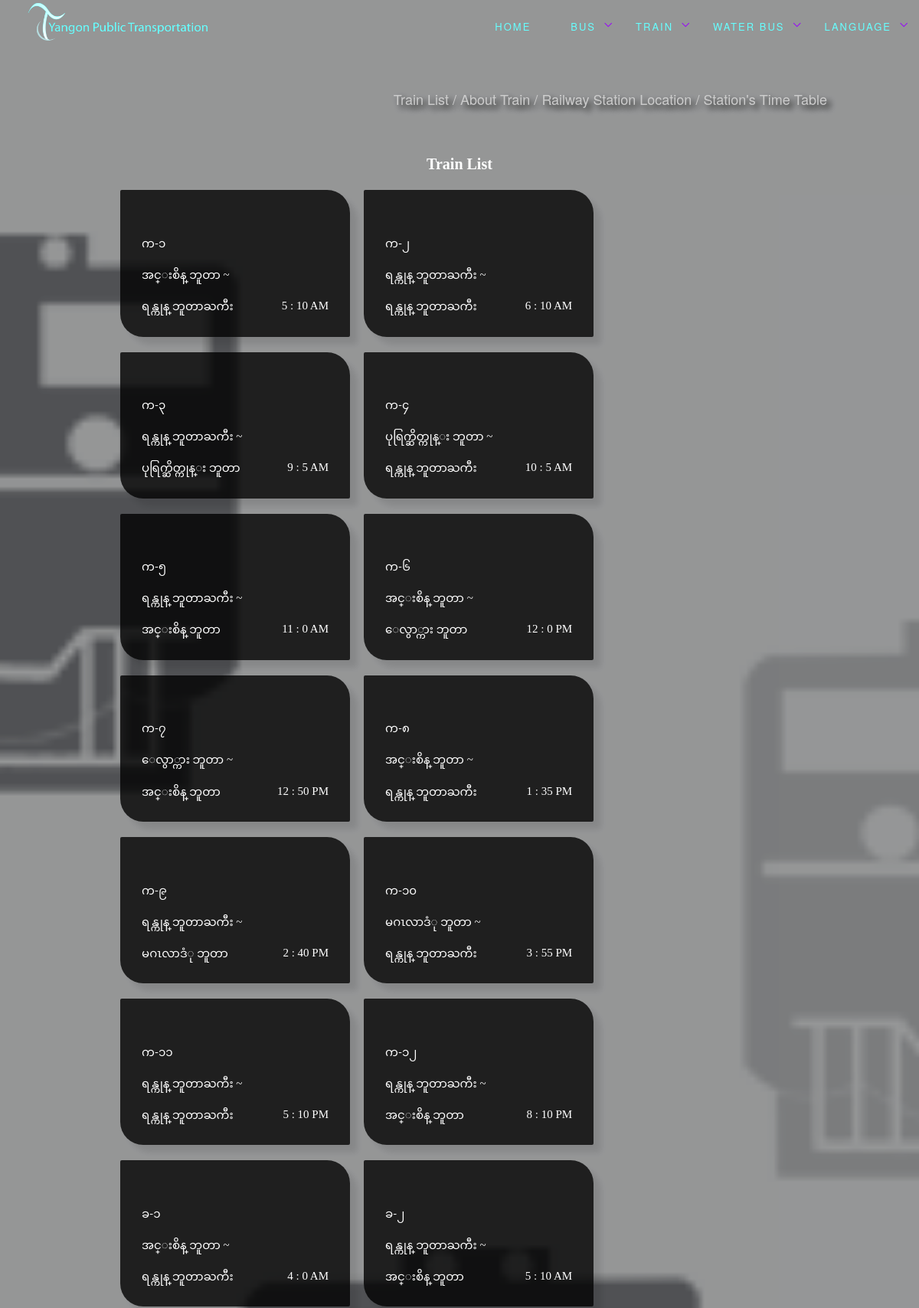
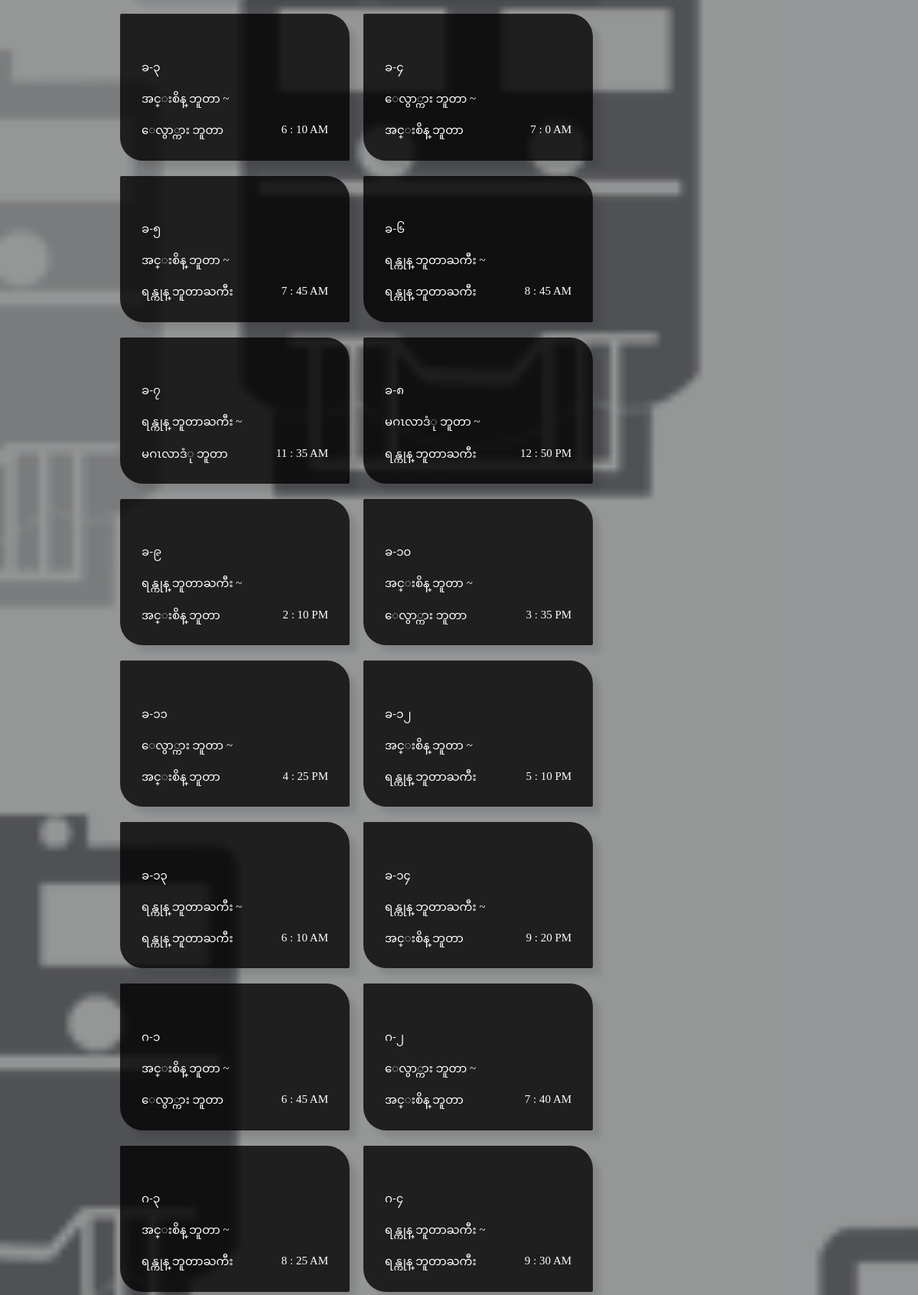
The app's page /pages/trainmyanmar.php (upper part) with its own data (2 pictures, top to bottom).
### tables this page shows
CREATE TABLE `train` (
  `trainid` int(50) NOT NULL,
  `trainno` varchar(50) DEFAULT NULL,
  `trainno_myanmar` varchar(50) NOT NULL,
  `trainroute` varchar(1000) NOT NULL,
  `trainroute_myanmar` varchar(1000) NOT NULL,
  `traintime_hour` int(50) NOT NULL,
  `traintime_minute` int(50) NOT NULL,
  `traintime` enum('AM','PM') NOT NULL
);

### pages/getquerytrain.php (called while the page is built, shortened)
<?php
require_once "DataObject.class.php";
class Train extends DataObject {
  public static function getTrainNo() {
    $conn = parent::connect();
    $sql = "SELECT SQL_CALC_FOUND_ROWS * FROM " . TBL_train ;
    try {
      $conn->query("set character_set_results='utf8'");
      $st = $conn->prepare( $sql );      $st->execute();
      $trainno = array();
      foreach ( $st->fetchAll() as $row ) {
        $trainno[] = new Train( $row );
      }
      return array( $trainno);
    } catch ( PDOException $e ) {
      parent::disconnect( $conn );
      die( "Query failed: " . $e->getMessage() );
    }
  }
  }
  ?>

### pages/trainmyanmar.php (the view, shortened to what this page needs)
<?php
require_once ("DataObject.class.php");
require_once('menumyanmar.php');
require_once( "getquerytrain.php" );
list($trainno) = Train::getTrainNo();
?>
 <section class="trainListBG">
<div class="mainfirst6">
 <a href="trainmyanmar.php" class="smallcategorylink"><h4 class="smallcategory"  style="margin-top: 10%;">Train List / </a><a href="aboutwaterbusmyanmar.php" class="smallcategorylink">About Train / </a><a href="railwaystationlocationmyanmar.php" class="smallcategorylink">Railway Station Location / </a><a href="station_time_tablemyanmar.php" class="smallcategorylink">Station's Time Table </a></h4>
<div class="main-box" style="margin-top: 3%">
       <p class="aboutHeader text-center">Train List</p>
<?php
foreach ( $trainno as $trainno ) {
?>
<a href="traindetailmyanmar.php?trainid=<?php echo $trainno->getValueEncoded( "trainid" ) ?>">
          <div class="box-style imagebox">
            <div class="textbox">
            <h2></h2>
              <p>Train Number</p><h2><?php echo $trainno->getValueEncoded( "trainno_myanmar" ) ?><br></h2>
               <?php
      $length= $trainno->getValueEncoded( "trainroute_myanmar" ) ;
      $array=explode("-", $length);
      $len=count($array);
      echo "<p>From</p>  <span class='span-fontsize myanfont'>".$array[0]." ~ <p>to</p> <span class='span-fontsize myanfont'> ".$array[$len-1];?>
      <span class='span-fontsize' style="float: right;"><?php echo $trainno->getValueEncoded( "traintime_hour" ) ?> : <?php echo $trainno->getValueEncoded( "traintime_minute" ) ?> <?php echo $trainno->getValueEncoded( "traintime" ) ?></span>
            </div>
    </div>
    </a>
<?php
}
?>
    </div>
    </div>
</section>
<?php echo DataObject::footer(); ?>

### css/style.css (style rules this page uses)
.myanfont { font-family: 'Zawgyi-One' !important; }

### css/main.css (style rules this page uses)
section.trainListBG { height: auto; background:url(../image/bgtrainicon.png); }
section.trainListBG,section.sec4,section.sec5,section.waterbuslListBG,section.sec6,section.busListBG { position: relative; width: 100%; overflow: hidden; -webkit-background-size: cover; -moz-background-size: cover; -o-background-size: cover; background-size: cover; background-attachment: fixed; background-position: center; background-repeat: no-repeat; }
.mainfirst6 { background: rgba(0, 0, 0, 0.4); z-index: 1; }
.traindetail,.waterbusdetail,.busdetail,.mainfirst6 { position:relative; width: 100%; overflow: hidden; min-height: 100% !important; -webkit-background-size: cover; -moz-background-size: cover; -o-background-size: cover; background-size: cover; background-attachment: fixed; background-position: center; background-repeat: no-repeat; }
.aboutHeader { color: #fff;font-size: 20px;font-family: 'Italic';font-weight: bolder; }
body { background: rgba(0, 0, 0, 0.3); color: #fff; }
.main-box { position: relative; margin: 0 auto; padding: 1em 2em; max-width: 100%; margin: 0 10%;float: left; }
.imagebox { position: relative; float: left; margin: 10px 1%; min-width: 150px; max-width: 300px; max-height: 400px; width: 48%; height: 48%; border-radius: 2px 30px; overflow: hidden; box-shadow:10px 10px 8px rgba(0,0,0,0.1); transition: 0.5s; }
.textbox { padding: 2em; color: #fff; position: relative; top: 0; left: 0; width: 100%; height: 100%; }
.span-fontsize { font-size: 15px; }
.box-style { background: rgba(0, 0, 0, 0.8); }
.box-style h2 { position: relative; overflow: hidden; padding: 5px 0; font-size: 15px; margin: 0; }
.box-style h2::after { position: absolute; bottom: 0; left: 0; width: 100%; height: 2px; background: #90f; content: ''; -webkit-transition: -webkit-transform 0.35s; transition: transform 0.35s; -webkit-transform: translate3d(100%,0,0); transform: translate3d(100%,0,0); }
body { margin:0; padding: 0; background: #545557; transition: 0.5s; }
.smallcategory { margin-right: 10%;float: right;position: relative;text-decoration: none; }
.smallcategorylink { color: #ccc;;text-decoration: none;transition: 0.2s;text-shadow: 5px 5px 8px #000; }

### records on screen
train: trainno_myanmar "က-၁", trainroute_myanmar "အင္းစိန္ ဘူတာ", trainroute_myanmar "ရန္ကုန္ ဘူတာႀကီး", traintime_hour "5", traintime_minute "10", traintime "AM"
train: trainno_myanmar "က-၂", array "ရန္ကုန္ ဘူတာႀကီး", len "ရန္ကုန္ ဘူတာႀကီး", traintime_hour "6", traintime_minute "10", traintime "AM"
train: trainno_myanmar "က-၃", trainroute_myanmar "ရန္ကုန္ ဘူတာႀကီး", trainroute_myanmar "ပုရြက္ဆိတ္ကုန္း ဘူတာ", traintime_hour "9", traintime_minute "5", traintime "AM"
train: trainno_myanmar "က-၄", trainroute_myanmar "ပုရြက္ဆိတ္ကုန္း ဘူတာ", trainroute_myanmar "ရန္ကုန္ ဘူတာႀကီး", traintime_hour "10", traintime_minute "5", traintime "AM"
train: trainno_myanmar "က-၅", trainroute_myanmar "ရန္ကုန္ ဘူတာႀကီး", trainroute_myanmar "အင္းစိန္ ဘူတာ", traintime_hour "11", traintime_minute "0", traintime "AM"
train: trainno_myanmar "က-၆", trainroute_myanmar "အင္းစိန္ ဘူတာ", trainroute_myanmar "ေလွာ္ကား ဘူတာ", traintime_hour "12", traintime_minute "0", traintime "PM"
train: trainno_myanmar "က-၇", trainroute_myanmar "ေလွာ္ကား ဘူတာ", trainroute_myanmar "အင္းစိန္ ဘူတာ", traintime_hour "12", traintime_minute "50", traintime "PM"
train: trainno_myanmar "က-၈", trainroute_myanmar "အင္းစိန္ ဘူတာ", trainroute_myanmar "ရန္ကုန္ ဘူတာႀကီး", traintime_hour "1", traintime_minute "35", traintime "PM"
train: trainno_myanmar "က-၉", trainroute_myanmar "ရန္ကုန္ ဘူတာႀကီး", trainroute_myanmar "မဂၤလာဒံု ဘူတာ", traintime_hour "2", traintime_minute "40", traintime "PM"
train: trainno_myanmar "က-၁၀", trainroute_myanmar "မဂၤလာဒံု ဘူတာ", trainroute_myanmar "ရန္ကုန္ ဘူတာႀကီး", traintime_hour "3", traintime_minute "55", traintime "PM"
train: trainno_myanmar "က-၁၁", array "ရန္ကုန္ ဘူတာႀကီး", len "ရန္ကုန္ ဘူတာႀကီး", traintime_hour "5", traintime_minute "10", traintime "PM"
train: trainno_myanmar "က-၁၂", trainroute_myanmar "ရန္ကုန္ ဘူတာႀကီး", trainroute_myanmar "အင္းစိန္ ဘူတာ", traintime_hour "8", traintime_minute "10", traintime "PM"
train: trainno_myanmar "ခ-၁", trainroute_myanmar "အင္းစိန္ ဘူတာ", trainroute_myanmar "ရန္ကုန္ ဘူတာႀကီး", traintime_hour "4", traintime_minute "0", traintime "AM"
train: trainno_myanmar "ခ-၂", trainroute_myanmar "ရန္ကုန္ ဘူတာႀကီး", trainroute_myanmar "အင္းစိန္ ဘူတာ", traintime_hour "5", traintime_minute "10", traintime "AM"
train: trainno_myanmar "ခ-၃", trainroute_myanmar "အင္းစိန္ ဘူတာ", trainroute_myanmar "ေလွာ္ကား ဘူတာ", traintime_hour "6", traintime_minute "10", traintime "AM"
train: trainno_myanmar "ခ-၄", trainroute_myanmar "ေလွာ္ကား ဘူတာ", trainroute_myanmar "အင္းစိန္ ဘူတာ", traintime_hour "7", traintime_minute "0", traintime "AM"
train: trainno_myanmar "ခ-၅", trainroute_myanmar "အင္းစိန္ ဘူတာ", trainroute_myanmar "ရန္ကုန္ ဘူတာႀကီး", traintime_hour "7", traintime_minute "45", traintime "AM"
train: trainno_myanmar "ခ-၆", array "ရန္ကုန္ ဘူတာႀကီး", len "ရန္ကုန္ ဘူတာႀကီး", traintime_hour "8", traintime_minute "45", traintime "AM"
train: trainno_myanmar "ခ-၇", trainroute_myanmar "ရန္ကုန္ ဘူတာႀကီး", trainroute_myanmar "မဂၤလာဒံု ဘူတာ", traintime_hour "11", traintime_minute "35", traintime "AM"
train: trainno_myanmar "ခ-၈", trainroute_myanmar "မဂၤလာဒံု ဘူတာ", trainroute_myanmar "ရန္ကုန္ ဘူတာႀကီး", traintime_hour "12", traintime_minute "50", traintime "PM"
train: trainno_myanmar "ခ-၉", trainroute_myanmar "ရန္ကုန္ ဘူတာႀကီး", trainroute_myanmar "အင္းစိန္ ဘူတာ", traintime_hour "2", traintime_minute "10", traintime "PM"
train: trainno_myanmar "ခ-၁၀", trainroute_myanmar "အင္းစိန္ ဘူတာ", trainroute_myanmar "ေလွာ္ကား ဘူတာ", traintime_hour "3", traintime_minute "35", traintime "PM"
train: trainno_myanmar "ခ-၁၁", trainroute_myanmar "ေလွာ္ကား ဘူတာ", trainroute_myanmar "အင္းစိန္ ဘူတာ", traintime_hour "4", traintime_minute "25", traintime "PM"
train: trainno_myanmar "ခ-၁၂", trainroute_myanmar "အင္းစိန္ ဘူတာ", trainroute_myanmar "ရန္ကုန္ ဘူတာႀကီး", traintime_hour "5", traintime_minute "10", traintime "PM"
train: trainno_myanmar "ခ-၁၃", array "ရန္ကုန္ ဘူတာႀကီး", len "ရန္ကုန္ ဘူတာႀကီး", traintime_hour "6", traintime_minute "10", traintime "AM"
train: trainno_myanmar "ခ-၁၄", trainroute_myanmar "ရန္ကုန္ ဘူတာႀကီး", trainroute_myanmar "အင္းစိန္ ဘူတာ", traintime_hour "9", traintime_minute "20", traintime "PM"
train: trainno_myanmar "ဂ-၁", trainroute_myanmar "အင္းစိန္ ဘူတာ", trainroute_myanmar "ေလွာ္ကား ဘူတာ", traintime_hour "6", traintime_minute "45", traintime "AM"
train: trainno_myanmar "ဂ-၂", trainroute_myanmar "ေလွာ္ကား ဘူတာ", trainroute_myanmar "အင္းစိန္ ဘူတာ", traintime_hour "7", traintime_minute "40", traintime "AM"
train: trainno_myanmar "ဂ-၃", trainroute_myanmar "အင္းစိန္ ဘူတာ", trainroute_myanmar "ရန္ကုန္ ဘူတာႀကီး", traintime_hour "8", traintime_minute "25", traintime "AM"
train: trainno_myanmar "ဂ-၄", array "ရန္ကုန္ ဘူတာႀကီး", len "ရန္ကုန္ ဘူတာႀကီး", traintime_hour "9", traintime_minute "30", traintime "AM"
